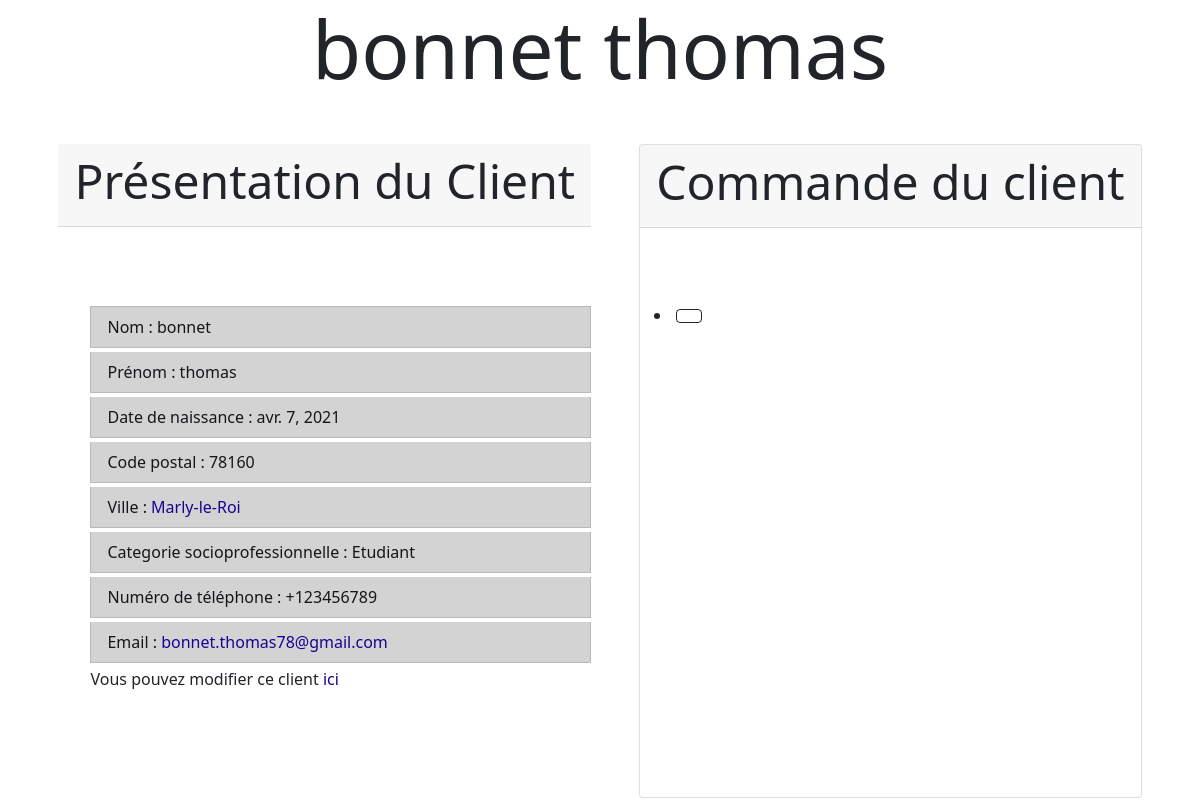
The page /Client/3 on the database its author committed.
### Client/models.py (models this page shows)
class Client(models.Model):
    Nom = models.CharField(max_length=50)
    Prenom = models.CharField(max_length=50)
    Date_naissance = models.DateField()
    numero_de_rue = models.DecimalField(decimal_places=0, max_digits=3, default="")
    code_postal = models.DecimalField(max_digits=5, decimal_places=0, default="")
    Ville=models.CharField(max_length=100)
    Categorie_socioPro = models.CharField(max_length=100, choices= cat_socio)
    phone_regex = RegexValidator(regex=r'^\+?1?\d{9,15}$',
                                 message="Phone number must be entered in the format: '+999999999'. Up to 15 digits allowed.")
    Numero_Telephone = models.CharField(validators=[phone_regex], max_length=17, blank=True)
    Email = models.EmailField(max_length=254, blank=True)

### Client/views.py (the view)
# urls.py: path('<Client_id>', views.detail, name="detailC"), #lien vers les détails clients
def detail(request, Client_id): #affichage des détails Client
    client = Client.objects.get(pk=Client_id)
    context = {'client': client}
    return render(request, 'Client/DetailC.html', context)

### Client/templates/Client/detailC.html (shortened to what this page needs)
{% load static %}
<link rel="stylesheet" type="text/css" href="{% static 'Client/styleDetail.css' %}">
<link href="https://cdn.jsdelivr.net/npm/bootstrap@5.0.0-beta3/dist/css/bootstrap.min.css"
rel="stylesheet"
integrity="sha384-eOJMYsd53ii+scO/bJGFsiCZc+5NDVN2yr8+0RDqr0Ql0h+rP48ckxlpbzKgwra6">
<head>
</head>
<body>
    <h1 class="text-center display-1 mb-5">{{client.Nom}} {{client.Prenom}}</h1>
    <div class="row">
        <div class="d-flex bd-highlight justify-content-center ">
            <div class= "cardcenter">
                <div class="card-header"><h1 class="text-center display-5 mb-2">Présentation du Client</h1></div>
                <ul>
                    <li class="list-group-item list-group-item-dark my-1">Nom : {{client.Nom}}</li>
                    <li class="list-group-item list-group-item-dark my-1">Prénom : {{client.Prenom}}</li>
                    <li class="list-group-item list-group-item-dark my-1">Date de naissance : {{client.Date_naissance}}</li>
                    <li class="list-group-item list-group-item-dark my-1">Code postal : {{client.code_postal}}</li>
                    <li class="list-group-item list-group-item-dark my-1">Ville : <a href="https://www.google.fr/maps/place/{{client.Ville}}" >{{client.Ville}}</a> </li>
                    <li class="list-group-item list-group-item-dark my-1">Categorie socioprofessionnelle : {{client.Categorie_socioPro}}</li>
                    <li class="list-group-item list-group-item-dark my-1">Numéro de téléphone : {{client.Numero_Telephone}}</li>
                    <li class="list-group-item list-group-item-dark my-1">Email : <a href="mailto:{{client.Email}}">{{client.Email}}</a> </li>
                    <p >Vous pouvez modifier ce client <a href="/admin/Client/client/{{client.id}}" > ici</a>
                </ul>
            </div>
            <div class= "card">
                <div class="card-header"><h1 class="text-center display-5 mb-2">Commande du client</h1></div>
                <ul>
                    <li><a class="btn btn-outline-dark m-1" href="{{commandes.id}}">{{commandes.Commande_article}}</a>
                </ul>
            </div>
        </div>
    </div>
</body>
</head>

### Client/static/Client/styleDetail.css (style rules this page uses)
* { margin:0; padding:0; box-sizing: border-box; }
body { background: rgb(255, 255, 255); font-family: arial; color:rgb(0, 0, 0); }
.d-flex { gap:6vh }
ul { padding: 75px 0px; }
a:link { color: rgb(25, 3, 146); text-decoration: none; }

### rows shown on the page
Client: Nom "bonnet", Prenom "thomas", Date_naissance "avr. 7, 2021", code_postal "78160", Ville "Marly-le-Roi", Categorie_socioPro "Etudiant", Numero_Telephone "+123456789", Email "bonnet.thomas78@gmail.com"
